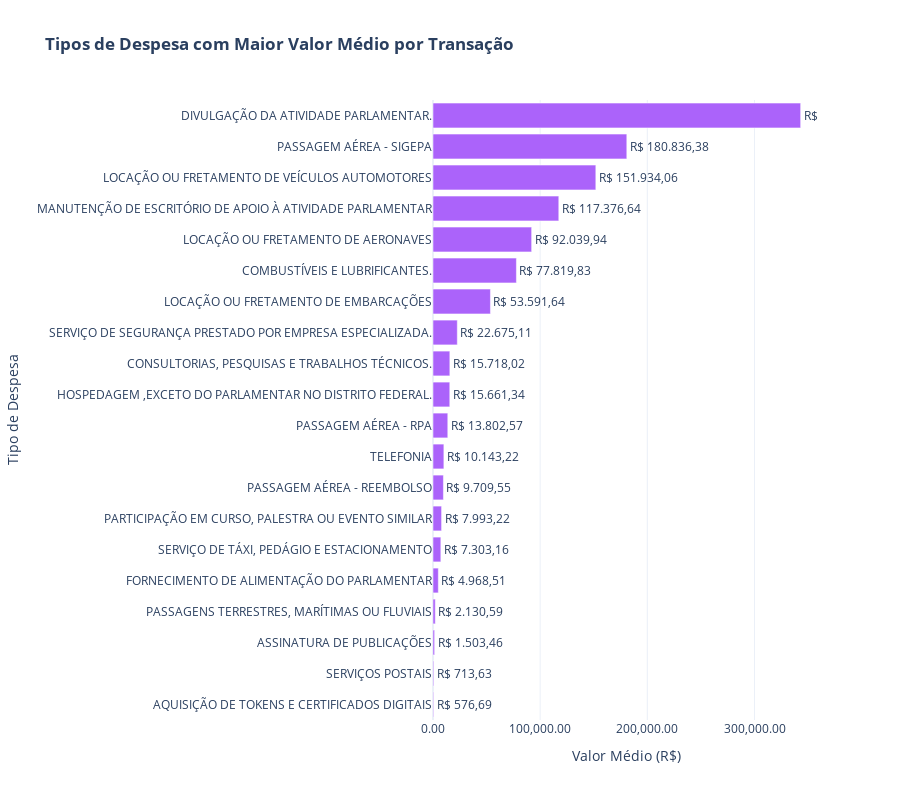

Source (notebook cell):
### Code cell
# Top Tipos de Despesa com Maior Valor Médio 

top_tipos = (
    df_modelo.groupby('txtDescricao')['vlrLiquidoTotal']
    .mean()
    .sort_values(ascending=False)
    .reset_index()
)

# Formatando valores como texto no padrão brasileiro
top_tipos['texto'] = top_tipos['vlrLiquidoTotal'].apply(formatar_valor)

# Gráfico com tipos de despesa no eixo Y (barra horizontal)
fig3 = px.bar(
    top_tipos,
    x='vlrLiquidoTotal',
    y='txtDescricao',
    orientation='h',
    title='<b>Tipos de Despesa com Maior Valor Médio por Transação</b>',
    labels={'vlrLiquidoTotal': 'Valor Médio (R$)', 'txtDescricao': 'Tipo de Despesa'},
    text='texto'
)

fig3.update_layout(
    showlegend=False,
    xaxis_tickformat=',.2f',
    yaxis=dict(categoryorder='total ascending'),
    height=800  # aumenta a altura do gráfico para caber melhor os rótulos
)

fig3.update_traces(
    textposition='outside',
    marker_color='#AB63FA'
)

fig3.show()

### Figure 1 — Plotly figure (JSON) as saved in the notebook; plotly's stock layout.template omitted (floating-point values rounded to 4 significant figures)
{"data": [{"alignmentgroup": "True", "hovertemplate": "Valor Médio (R$)=%{x}<br>Tipo de Despesa=%{y}<br>texto=%{text}<extra></extra>", "legendgroup": "", "marker": {"color": "#AB63FA", "pattern": {"shape": ""}}, "name": "", "offsetgroup": "", "orientation": "h", "showlegend": false, "text": ["R$ 343.065,44", "R$ 180.836,38", "R$ 151.934,06", "R$ 117.376,64", "R$ 92.039,94", "R$ 77.819,83", "R$ 53.591,64", "R$ 22.675,11", "R$ 15.718,02", "R$ 15.661,34", "R$ 13.802,57", "R$ 10.143,22", "R$ 9.709,55", "R$ 7.993,22", "R$ 7.303,16", "R$ 4.968,51", "R$ 2.130,59", "R$ 1.503,46", "R$ 713,63", "R$ 576,69"], "textposition": "outside", "type": "bar", "x": [343100.0, 180800.0, 151900.0, 117400.0, 92040.0, 77820.0, 53590.0, 22680.0, 15720.0, 15660.0, 13800.0, 10140.0, 9710.0, 7993.0, 7303.0, 4969.0, 2131.0, 1503.0, 713.6, 576.7], "xaxis": "x", "y": ["DIVULGAÇÃO DA ATIVIDADE PARLAMENTAR.", "PASSAGEM AÉREA - SIGEPA", "LOCAÇÃO OU FRETAMENTO DE VEÍCULOS AUTOMOTORES", "MANUTENÇÃO DE ESCRITÓRIO DE APOIO À ATIVIDADE PARLAMENTAR", "LOCAÇÃO OU FRETAMENTO DE AERONAVES", "COMBUSTÍVEIS E LUBRIFICANTES.", "LOCAÇÃO OU FRETAMENTO DE EMBARCAÇÕES", "SERVIÇO DE SEGURANÇA PRESTADO POR EMPRESA ESPECIALIZADA.", "CONSULTORIAS, PESQUISAS E TRABALHOS TÉCNICOS.", "HOSPEDAGEM ,EXCETO DO PARLAMENTAR NO DISTRITO FEDERAL.", "PASSAGEM AÉREA - RPA", "TELEFONIA", "PASSAGEM AÉREA - REEMBOLSO", "PARTICIPAÇÃO EM CURSO, PALESTRA OU EVENTO SIMILAR", "SERVIÇO DE TÁXI, PEDÁGIO E ESTACIONAMENTO", "FORNECIMENTO DE ALIMENTAÇÃO DO PARLAMENTAR", "PASSAGENS TERRESTRES, MARÍTIMAS OU FLUVIAIS", "ASSINATURA DE PUBLICAÇÕES", "SERVIÇOS POSTAIS", "AQUISIÇÃO DE TOKENS E CERTIFICADOS DIGITAIS"], "yaxis": "y"}], "layout": {"barmode": "relative", "height": 800, "legend": {"tracegroupgap": 0}, "showlegend": false, "title": {"text": "<b>Tipos de Despesa com Maior Valor Médio por Transação</b>"}, "xaxis": {"anchor": "y", "domain": [0, 1], "tickformat": ",.2f", "title": {"text": "Valor Médio (R$)"}}, "yaxis": {"anchor": "x", "categoryorder": "total ascending", "domain": [0, 1], "title": {"text": "Tipo de Despesa"}}}}
